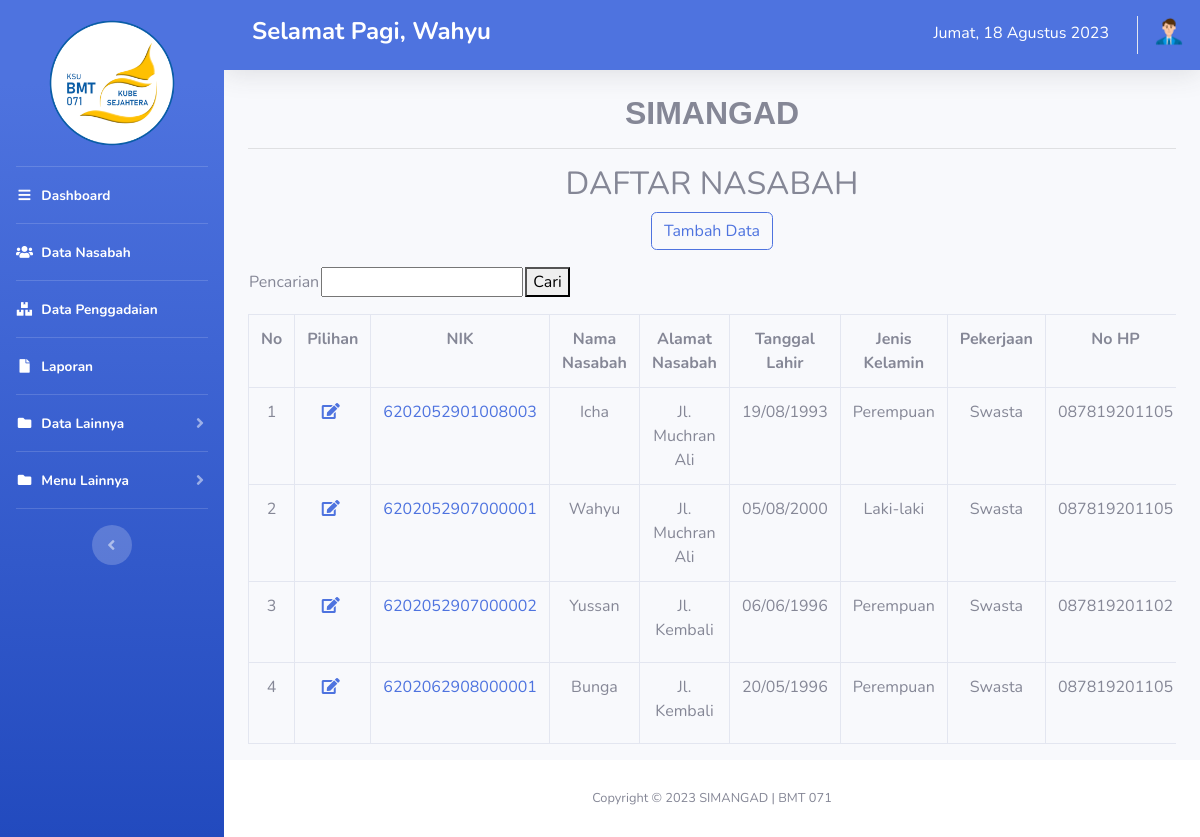
/index.php?page=nasabah (signed in), run on the app's committed database.
### tables this page shows
CREATE TABLE `nasabah` (
  `nik` varchar(16) NOT NULL,
  `nama_nasabah` varchar(30) NOT NULL,
  `alamat_nasabah` varchar(30) NOT NULL,
  `tgl_lahir` date NOT NULL,
  `jk` char(9) NOT NULL,
  `pekerjaan` varchar(20) NOT NULL,
  `no_hp` varchar(13) NOT NULL,
  `nama_keluarga` varchar(30) NOT NULL,
  `alamat_keluarga` varchar(30) NOT NULL,
  `no_hp_keluarga` varchar(13) NOT NULL,
  `tgl_register` date NOT NULL,
  `ktp` varchar(50) NOT NULL
);

### nasabah_lis.php (the view, shortened to what this page needs)
</head>
<body>
	<h2 align="center">DAFTAR NASABAH</h2>
	<p align="center"><a href="index.php?page=fnasabah" role="button" type="button" class="btn btn-outline-primary">Tambah Data</a></p>
	<form action="index.php?page=nasabah" method="post">
		<div style="overflow-x:auto;">
			<table>
				<tr>
					<td>Pencarian</td>
					<td><input type="text" name="cari" /></td>
					<td><button name="filter" type="submit" value=filter>Cari</button></td>
				</tr>
			</table>
	</form>
	<table align="center" border="1" class="table table-bordered mt-3" style="border-collapse:collapse">
		<tr align="center">
			<th>No</th>
			<th>Pilihan</th>
			<th>NIK</th>
			<th>Nama Nasabah</th>
			<th>Alamat Nasabah</th>
			<th>Tanggal Lahir</th>
			<th>Jenis Kelamin</th>
			<th>Pekerjaan</th>
			<th>No HP</th>
		</tr>
		<?php
		include("config.php");
		if (isset($_POST['filter'])) {
			$cari = $_POST['cari'];
			$result = $dbConn->query("SELECT * FROM nasabah WHERE nik LIKE '%$cari%' OR nama_nasabah LIKE '%$cari%'");
		} else {
			$result = $dbConn->query("SELECT * FROM nasabah");
		}
		$i = 1;
		while ($row = $result->fetch(PDO::FETCH_ASSOC)) {
		?>
			<tr align="center">
				<td align="center" width="20px"><?php echo $i; ?></td>
				<td align="center">
					<a href="index.php?updatenasabah=<?php echo $row['nik']; ?>">
						<i class="fas fa-fw fa-edit mr-1"></i>
					</a>
				</td>
				<td>
					<a href="index.php?barang=<?php echo $row['nik']; ?>"><?php echo $row['nik']; ?></a>
				</td>
				<td><?php echo $row['nama_nasabah']; ?></td>
				<td align="center"><?php echo $row['alamat_nasabah']; ?></td>
				<td align="center">
					<?php
					$date = $row['tgl_lahir'];
					$datetime = DateTime::createFromFormat('Y-m-d', $date);
					echo $datetime->format('d/m/Y');
					?>
				</td>
				<td><?php echo $row['jk']; ?></td>
				<td><?php echo $row['pekerjaan']; ?></td>
				<td><?php echo $row['no_hp']; ?></td>
			</tr>
		<?php
			$i++;
		}
		?>
	</table>
	</div>

### index.php (shortened to what this page needs)
<?php
include('config.php');
?>
<!DOCTYPE html>
<html lang="en">
<head>
	<link href="vendor/fontawesome-free/css/all.min.css" rel="stylesheet" type="text/css">
	<link href="css/sb-admin-2.min.css" rel="stylesheet">
	<link href="css/style.css" type="text/css" rel="stylesheet">
	<link href="vendor/datatables/dataTables.bootstrap4.min.css" rel="stylesheet">
	<link rel="stylesheet" href="js/jquery-ui.css" />
	<link rel="stylesheet" href="css/sweetalert2.min.css">
	<link rel="stylesheet" href="css/lightbox.css">
</head>
<body id="page-top">
	<?php
	if (isset($_SESSION['admin'])) {
	?>
		<div id="wrapper">
			<ul class="navbar-nav bg-gradient-primary sidebar sidebar-dark accordion" id="accordionSidebar">
				<a class="sidebar-brand d-flex align-items-center justify-content-center mt-5" href="index.php">
					<div class="sidebar-brand-icon rotate-n-0">
						<img src="Gambar/logo.png" width="70%" height="70%">
					</div>
				</a>
				<div class="mt-5" align="center">
					<hr class="sidebar-divider mb-0">
					<li class="nav-item active ">
						<a class="nav-link" href="index.php">
							<i class="fas fa-fw fa-bars"></i>
							<span>Dashboard</span></a>
					</li>
					<hr class="sidebar-divider mb-0">
					<li class="nav-item active">
						<a class="nav-link" href="index.php?page=nasabah">
							<i class="fas fa-fw fa-users"></i>
							<span>Data Nasabah</span></a>
					</li>
					<hr class="sidebar-divider mb-0">
					<li class="nav-item active">
						<a class="nav-link" href="index.php?page=gadai">
							<i class="fas fa-fw fa-boxes"></i>
							<span>Data Penggadaian</span></a>
					</li>
					<hr class="sidebar-divider mb-0">
					<li class="nav-item active">
						<a class="nav-link" href="index.php?page=laporan">
							<i class="fas fa-fw fa-file"></i>
							<span>Laporan</span></a>
					</li>
					<hr class="sidebar-divider mb-0">
					<li class="nav-item active">
						<a class="nav-link collapsed" href="#" data-toggle="collapse" data-target="#collapsePages1" aria-expanded="true" aria-controls="collapsePages1">
							<i class="fas fa-fw fa-folder"></i>
							<span>Data Lainnya</span>
						</a>
					</li>
					<hr class="sidebar-divider mb-0">
					<li class="nav-item active">
						<a class="nav-link collapsed" href="#" data-toggle="collapse" data-target="#collapsePages2" aria-expanded="true" aria-controls="collapsePages2">
							<i class="fas fa-fw fa-folder"></i>
							<span>Menu Lainnya</span>
						</a>
							<?php }
						if (isset($_SESSION['admin']) || isset($_SESSION['user'])) {
							?>
					</li>
					<hr class="sidebar-divider mb-0">
					<div class="text-center d-none d-md-inline">
						<button class="rounded-circle border-0 mt-3" id="sidebarToggle"></button>
					</div>
			</ul>
		<?php } ?>
		<div id="content-wrapper" class="d-flex flex-column">
			<div id="content">
				<?php
				if (isset($_SESSION['admin'])) {
				?>
					<nav class="navbar navbar-expand bg-primary navbar-light topbar mb-4 static-top shadow">
						<div class="col-md-6 col-sm-8 clearfix">
							<div class="pull-left text-white d-none d-lg-inline">
								<form action="#">
									<h4> <b>
											<?php if (isset($_SESSION['admin'])) { ?> <?php echo $_SESSION['admin']['nama_admin'];
																					} ?>
										</b></h4>
								</form>
							</div>
						</div>
						<ul class="navbar-nav ml-auto">
							<div class="col-md d-none d-lg-inline">
								<h6>
									<div class="mt-2" style="color: white">
									</div>
								</h6>
							</div>
							<a href="index.php?page=admin" style="color:white" class="mt-0">
								<span><b>
										<img src="Gambar/User1.png" width"30" height="30" alt="me" class="online" />
									</b></span>
							</a>
						</ul>
					</nav>
				<?php } ?>
				<?php if (isset($_SESSION['admin'])) { ?>
					<div class="container-fluid">
						<h2 class=" mt-4  font-weight-bold text-center" style="font-family:Verdana, Geneva, sans-serif"> SIMANGAD<br>
						</h2>
						<hr>
					<?php } ?>
					<?php
					if (isset($_GET['page'])) {
						$page = $_GET['page'];
						switch ($page) {
							case 'nasabah':
								include "nasabah_lis.php";
								break;
						}
					} else if (isset($_GET['barang'])) {
						$detil = $_GET['barang'];
						switch ($detil) {
							case $detil:
								include "barang_list.php";
								break;
							default:
								echo "<center><h3>Maaf. Halaman tidak di temukan !</h3></center>";
								break;
						}
					} else if (isset($_GET['updatebarang'])) {
						$detil = $_GET['updatebarang'];
						switch ($detil) {
							case $detil:
								include "barang_form_update.php";
								break;
							default:
								echo "<center><h3>Maaf. Halaman tidak di temukan !</h3></center>";
								break;
						}
					} else if (isset($_GET['kalku'])) {
						$detil = $_GET['kalku'];
						switch ($detil) {
							case $detil:
								include "kalku2.php";
								break;
							default:
								echo "<center><h3>Maaf. Halaman tidak di temukan !</h3></center>";
								break;
						}
					} else if (isset($_GET['updateloker'])) {
						$detil = $_GET['updateloker'];
						switch ($detil) {
							case $detil:
								include "loker_form_update.php";
								break;
							default:
								echo "<center><h3>Maaf. Halaman tidak di temukan !</h3></center>";
								break;
						}
					} else if (isset($_GET['updatestatusgadai'])) {
						$detil = $_GET['updatestatusgadai'];
						switch ($detil) {
							case $detil:
								include "penggadaian_update.php";
								break;
							default:
								echo "<center><h3>Maaf. Halaman tidak di temukan !</h3></center>";
								break;
						}
					} else if (isset($_GET['updateadmin'])) {
						$detil = $_GET['updateadmin'];
						switch ($detil) {
							case $detil:
								include "admin_form_update.php";
								break;
							default:
								echo "<center><h3>Maaf. Halaman tidak di temukan !</h3></center>";
								break;
						}
					} else if (isset($_GET['updatepengelola'])) {
						$detil = $_GET['updatepengelola'];
						switch ($detil) {
							case $detil:
								include "pengelola_form_update.php";
								break;
							default:
								echo "<center><h3>Maaf. Halaman tidak di temukan !</h3></center>";
								break;
						}
					} else if (isset($_GET['updatetarif'])) {
						$detil = $_GET['updatetarif'];
						switch ($detil) {
							case $detil:
								include "besar_pinjam_form_update.php";
								break;
							default:
								echo "<center><h3>Maaf. Halaman tidak di temukan !</h3></center>";
								break;
						}
					} else if (isset($_GET['updatenasabah'])) {
						$detil = $_GET['updatenasabah'];
						switch ($detil) {
							case $detil:
								include "nasabah_form_update.php";
								break;
							default:
								echo "<center><h3>Maaf. Halaman tidak di temukan !</h3></center>";
								break;
						}
					} else {
						include "home.php";
					}
					?>
					</div>
			</div>
			<?php
			if (isset($_SESSION['admin'])) {
			?>
				<footer class="sticky-footer bg-white">
					<div class="container my-auto">
						<div class="copyright text-center my-auto">
							<span>Copyright &copy; 2023 SIMANGAD | BMT 071 </span>
						</div>
					</div>
				</footer>
			<?php }
			?>
		</div>
</body>
</html>

### data on the page
nasabah: nik "6202052901008003", nama_nasabah "Icha", alamat_nasabah "Jl. Muchran Ali", tgl_lahir "19/08/1993", jk "Perempuan", pekerjaan "Swasta", no_hp "087819201105"
nasabah: nik "6202052907000001", nama_nasabah "Wahyu", alamat_nasabah "Jl. Muchran Ali", tgl_lahir "05/08/2000", jk "Laki-laki", pekerjaan "Swasta", no_hp "087819201105"
nasabah: nik "6202052907000002", nama_nasabah "Yussan", alamat_nasabah "Jl. Kembali", tgl_lahir "06/06/1996", jk "Perempuan", pekerjaan "Swasta", no_hp "087819201102"
nasabah: nik "6202062908000001", nama_nasabah "Bunga", alamat_nasabah "Jl. Kembali", tgl_lahir "20/05/1996", jk "Perempuan", pekerjaan "Swasta", no_hp "087819201105"

### other printed values
$_SESSION['admin']['nama_admin'] "Wahyu"
